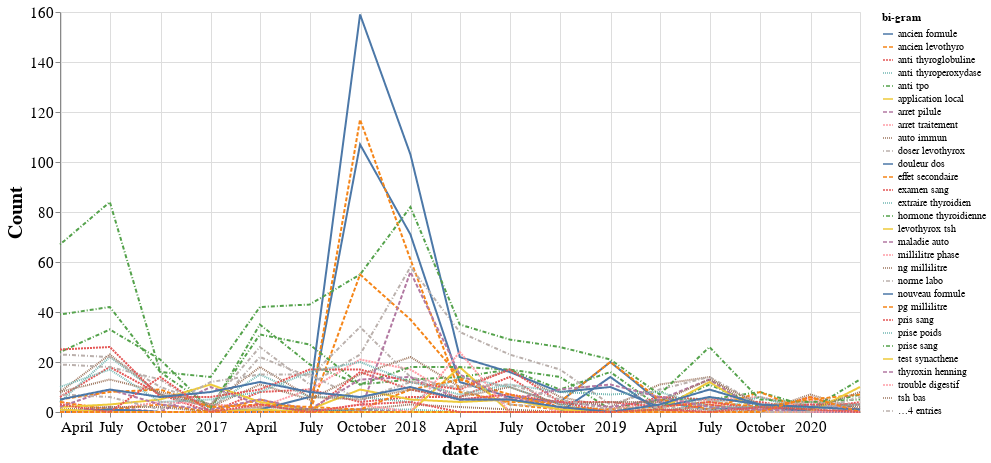

The cell this chart's notebook holds for it:
### Code cell
import altair as alt

source = df2

base = alt.Chart(source).properties(width=800,height=400)
base.mark_line().encode(
    x='date',
    y='Count',
    color='bi-gram',
    strokeDash='bi-gram',
).configure_axis(
    labelFontSize=15,
    titleFontSize=20)

#chart.save(dir+'/Figures/plot_top_ngram_Q.pdf')

### Figure 1 — Vega-Lite specification as saved in the notebook (floating-point values rounded to 4 significant figures; data arrays with more than 128 entries replaced by an {"elided": "..."} marker saying what was removed)
{"config": {"view": {"continuousWidth": 400, "continuousHeight": 300}, "axis": {"labelFontSize": 15, "titleFontSize": 20}}, "data": {"name": "data-415b68e014d7c27c91ab24508d480541"}, "mark": "line", "encoding": {"color": {"type": "nominal", "field": "bi-gram"}, "strokeDash": {"type": "nominal", "field": "bi-gram"}, "x": {"type": "temporal", "field": "date"}, "y": {"type": "quantitative", "field": "Count"}}, "height": 400, "width": 800, "$schema": "https://vega.github.io/schema/vega-lite/v4.8.1.json", "datasets": {"data-415b68e014d7c27c91ab24508d480541": {"elided": "561 records"}}}
